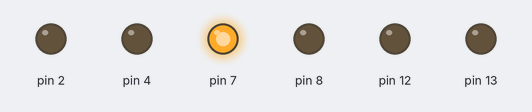
A sketch run on a simulated Arduino Uno, built with avr-gcc and run on an emulated ATmega328P. Parts: output pins drawn as LEDs (lit = HIGH).

Above: at 5.7 s.
At 7.0 s:
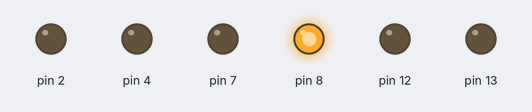
At 10.2 s:
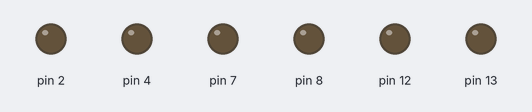
Timing chart, 0 to 11.4 s (numbered marks = the images above):
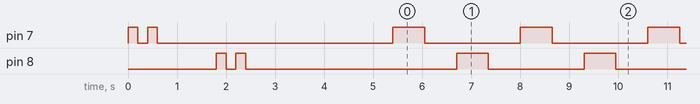

Measured:
- by itself, pin 7: goes LOW 0.20 s, HIGH 0.20 s, LOW 4.8 s, 47 × (HIGH 0.65 s, LOW 2.0 s), HIGH 0.65 s, then LOW
- by itself, pin 8: goes LOW 0.20 s, HIGH 0.20 s, LOW 4.3 s, 47 × (HIGH 0.65 s, LOW 2.0 s), HIGH 0.65 s, then LOW
- by itself, everything shown: repeats every 2.6 s, in 4 steps

The sketch:

3.2-Controlling_Digital_Output.ino
```cpp
/*

*/

void setup() {
  pinMode(7, OUTPUT);
  pinMode(2, OUTPUT);
  pinMode(4, OUTPUT);
  pinMode(8, OUTPUT);
  pinMode(12, OUTPUT);
  pinMode(13, OUTPUT);
  digitalWrite(7, HIGH);
  delay(200);
  digitalWrite(7, LOW);
  delay(200);
  digitalWrite(7, HIGH);
  delay(200);
  digitalWrite(7, LOW);
  delay(1200);
  digitalWrite(8, HIGH);
  delay(200);
  digitalWrite(8, LOW);
  delay(200);
  digitalWrite(8, HIGH);
  delay(200);
  digitalWrite(8, LOW);
  delay(3000);
}

void loop() {
 digitalWrite(7, HIGH);
  delay(650);
  digitalWrite(7, LOW);
  delay(650);
  digitalWrite(8, HIGH);
  delay(650);
  digitalWrite(8, LOW);
  delay(650);
}
```
